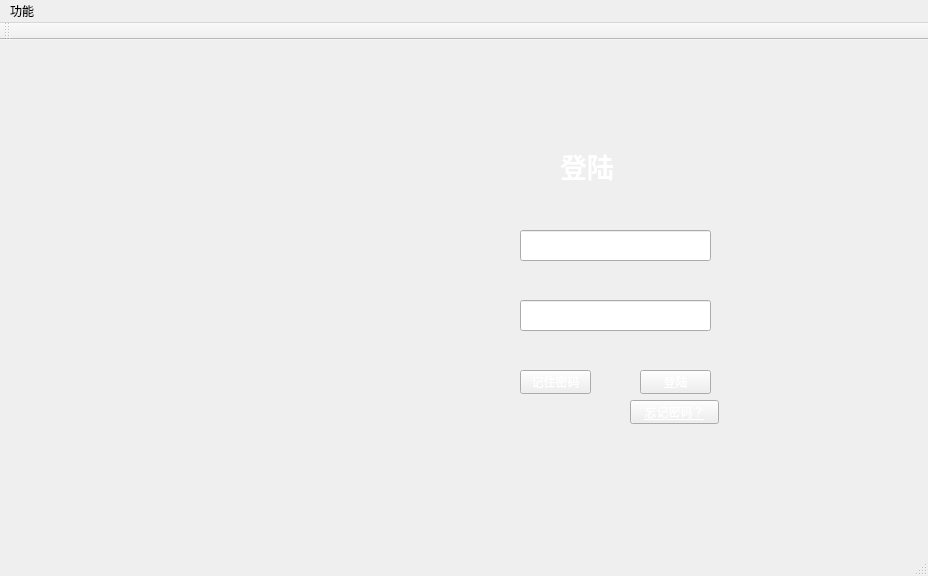
<?xml version="1.0" encoding="UTF-8"?>
<ui version="4.0">
 <class>LoginWindow</class>
 <widget class="QMainWindow" name="LoginWindow">
  <property name="geometry">
   <rect>
    <x>0</x>
    <y>0</y>
    <width>928</width>
    <height>576</height>
   </rect>
  </property>
  <property name="windowTitle">
   <string>LoginWindow</string>
  </property>
  <widget class="QWidget" name="centralWidget">
   <property name="styleSheet">
    <string notr="true">#centralWidget{
border-image: url(:/image/new/6.png);
}</string>
   </property>
   <widget class="QLineEdit" name="Account">
    <property name="geometry">
     <rect>
      <x>520</x>
      <y>190</y>
      <width>191</width>
      <height>31</height>
     </rect>
    </property>
    <property name="font">
     <font>
      <weight>50</weight>
      <bold>false</bold>
     </font>
    </property>
    <property name="styleSheet">
     <string notr="true">color: rgb(255, 255, 255);
border-image: url(:/image/new/4.png);</string>
    </property>
    <property name="placeholderText">
     <string>请输入用户名</string>
    </property>
   </widget>
   <widget class="QWidget" name="AccountPct" native="true">
    <property name="geometry">
     <rect>
      <x>458</x>
      <y>170</y>
      <width>41</width>
      <height>51</height>
     </rect>
    </property>
    <property name="styleSheet">
     <string notr="true">#AccountPct{
border-image: url(:/image/new/2.png);
}</string>
    </property>
   </widget>
   <widget class="QLineEdit" name="Password">
    <property name="geometry">
     <rect>
      <x>520</x>
      <y>260</y>
      <width>191</width>
      <height>31</height>
     </rect>
    </property>
    <property name="styleSheet">
     <string notr="true">border-image: url(:/image/new/4.png);
color: rgb(255, 255, 255);</string>
    </property>
    <property name="placeholderText">
     <string>请输入密码</string>
    </property>
   </widget>
   <widget class="QWidget" name="PwPct_2" native="true">
    <property name="geometry">
     <rect>
      <x>458</x>
      <y>240</y>
      <width>41</width>
      <height>51</height>
     </rect>
    </property>
    <property name="styleSheet">
     <string notr="true">#PwPct_2{
border-image: url(:/image/new/3.png);
}</string>
    </property>
   </widget>
   <widget class="QLabel" name="label">
    <property name="geometry">
     <rect>
      <x>560</x>
      <y>100</y>
      <width>71</width>
      <height>51</height>
     </rect>
    </property>
    <property name="font">
     <font>
      <pointsize>20</pointsize>
      <weight>75</weight>
      <bold>true</bold>
     </font>
    </property>
    <property name="mouseTracking">
     <bool>true</bool>
    </property>
    <property name="styleSheet">
     <string notr="true">color: rgb(255, 255, 255);</string>
    </property>
    <property name="text">
     <string>登陆</string>
    </property>
   </widget>
   <widget class="QPushButton" name="RememberPw">
    <property name="geometry">
     <rect>
      <x>520</x>
      <y>330</y>
      <width>71</width>
      <height>24</height>
     </rect>
    </property>
    <property name="styleSheet">
     <string notr="true">border-image: url(:/image/new/5.png);
color: rgb(255, 255, 255);</string>
    </property>
    <property name="text">
     <string>记住密码</string>
    </property>
   </widget>
   <widget class="QPushButton" name="LoginButton">
    <property name="geometry">
     <rect>
      <x>640</x>
      <y>330</y>
      <width>71</width>
      <height>24</height>
     </rect>
    </property>
    <property name="styleSheet">
     <string notr="true">border-image: url(:/image/new/5.png);
color: rgb(255, 255, 255);</string>
    </property>
    <property name="text">
     <string>登陆</string>
    </property>
   </widget>
   <widget class="QLabel" name="RemPwTag">
    <property name="geometry">
     <rect>
      <x>461</x>
      <y>319</y>
      <width>31</width>
      <height>31</height>
     </rect>
    </property>
    <property name="styleSheet">
     <string notr="true">border-image: url(:/image/new/23.png);
color: rgb(255, 255, 255);</string>
    </property>
    <property name="text">
     <string/>
    </property>
   </widget>
   <widget class="QLabel" name="AccountTag">
    <property name="geometry">
     <rect>
      <x>520</x>
      <y>230</y>
      <width>191</width>
      <height>16</height>
     </rect>
    </property>
    <property name="styleSheet">
     <string notr="true">color: rgb(255, 0, 0);</string>
    </property>
    <property name="text">
     <string/>
    </property>
   </widget>
   <widget class="QLabel" name="PasswordTag">
    <property name="geometry">
     <rect>
      <x>520</x>
      <y>300</y>
      <width>191</width>
      <height>16</height>
     </rect>
    </property>
    <property name="styleSheet">
     <string notr="true">color: rgb(255, 0, 0);</string>
    </property>
    <property name="text">
     <string/>
    </property>
   </widget>
   <widget class="QPushButton" name="ForgetPw">
    <property name="geometry">
     <rect>
      <x>630</x>
      <y>360</y>
      <width>89</width>
      <height>24</height>
     </rect>
    </property>
    <property name="font">
     <font>
      <underline>true</underline>
     </font>
    </property>
    <property name="styleSheet">
     <string notr="true">color: rgb(255, 255, 255);</string>
    </property>
    <property name="text">
     <string>忘记密码？</string>
    </property>
   </widget>
  </widget>
  <widget class="QMenuBar" name="menuBar">
   <property name="geometry">
    <rect>
     <x>0</x>
     <y>0</y>
     <width>928</width>
     <height>25</height>
    </rect>
   </property>
   <widget class="QMenu" name="menu">
    <property name="font">
     <font>
      <family>Adobe Caslon Pro Bold</family>
     </font>
    </property>
    <property name="title">
     <string>功能</string>
    </property>
    <addaction name="registerAction"/>
    <addaction name="serverAction"/>
   </widget>
   <addaction name="menu"/>
  </widget>
  <widget class="QToolBar" name="mainToolBar">
   <attribute name="toolBarArea">
    <enum>TopToolBarArea</enum>
   </attribute>
   <attribute name="toolBarBreak">
    <bool>false</bool>
   </attribute>
  </widget>
  <widget class="QStatusBar" name="statusBar"/>
  <action name="registerAction">
   <property name="text">
    <string>注册账号</string>
   </property>
  </action>
  <action name="serverAction">
   <property name="text">
    <string>设置服务器地址</string>
   </property>
  </action>
 </widget>
 <layoutdefault spacing="6" margin="11"/>
 <resources/>
 <connections/>
</ui>
